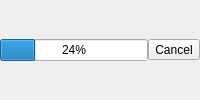
<?xml version="1.0" encoding="UTF-8"?>
<ui version="4.0">
 <class>PlaylistScannerView</class>
 <widget class="QWidget" name="Scanner">
  <property name="sizePolicy">
   <sizepolicy hsizetype="Preferred" vsizetype="Minimum">
    <horstretch>0</horstretch>
    <verstretch>0</verstretch>
   </sizepolicy>
  </property>
  <layout class="QHBoxLayout" name="horizontalLayout">
   <property name="spacing">
    <number>0</number>
   </property>
   <property name="margin">
    <number>0</number>
   </property>
   <item>
    <widget class="QProgressBar" name="scanProgress">
     <property name="value">
      <number>24</number>
     </property>
    </widget>
   </item>
   <item>
    <widget class="QToolButton" name="scanCancel">
     <property name="text">
      <string>Cancel</string>
     </property>
    </widget>
   </item>
  </layout>
 </widget>
</ui>
